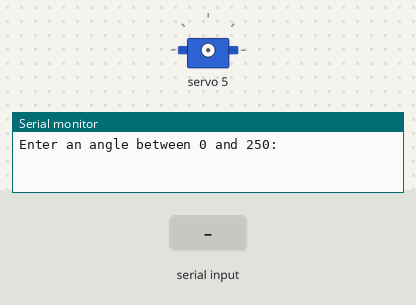
A sketch run on a simulated Arduino Uno, built with avr-gcc and run on an emulated ATmega328P. Parts: servo, the last lines printed to the serial monitor. Inputs (shaded band) come from the test bench.

Above: at 1.2 s.
1.3 s: "90,45\n" received over Serial
At 2.6 s:
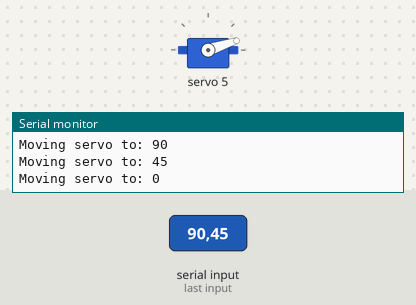
3.8 s: "30,150\n" received over Serial
At 4.6 s:
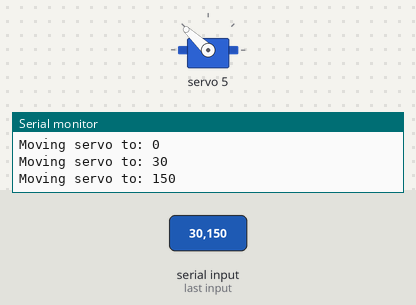
6.3 s: "5\n" received over Serial
At 6.7 s:
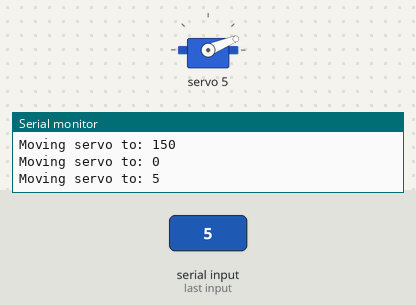
8.8 s: "200\n" received over Serial
At 9.6 s:
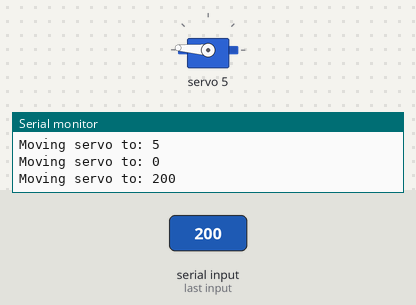
Timing chart, 0 to 11.8 s (numbered marks = the images above; inputs shaded):
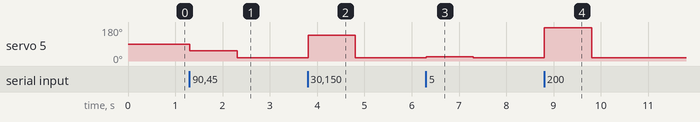

The sketch:

goToAngle.ino
```cpp
#include <Wire.h>
#include <Adafruit_PWMServoDriver.h>

Adafruit_PWMServoDriver pwm = Adafruit_PWMServoDriver();

// Servo settings
#define SERVO_CHANNEL 5
#define SERVOMIN 150
#define SERVOMAX 600

#define MIN_ANGLE 0
#define MAX_ANGLE 250

void setup() {
  Serial.begin(9600);

  pwm.begin();
  pwm.setPWMFreq(50);
  delay(10);

  Serial.println("Enter an angle between 0 and 250:");
}

void loop() {

  if (Serial.available() > 0) {
    int angle = Serial.parseInt();

    if (angle >= MIN_ANGLE && angle <= MAX_ANGLE) {
      setServoAngle(SERVO_CHANNEL, angle);

      Serial.print("Moving servo to: ");
      Serial.println(angle);
    }
    else {
      Serial.println("Angle out of range (0-250)");
    }
  }
}

// Converts angle to PWM value
void setServoAngle(uint8_t channel, float angle) {
  angle = constrain(angle, MIN_ANGLE, MAX_ANGLE);
  uint16_t pulse = map(angle, 0, 270, SERVOMIN, SERVOMAX);
  pwm.setPWM(channel, 0, pulse);
}
```

Measured:
- after the input at 1.3 s, servo 5: 89° → 54° at once, → 18° 1.0 s later
- after the input at 3.8 s, servo 5: 18° → 137° at once, → 18° 1.0 s later
- after the input at 6.3 s, servo 5: 18° → 22° at once, → 18° 1.0 s later
- after the input at 8.8 s, servo 5: 18° → 176° at once, → 18° 1.0 s later
